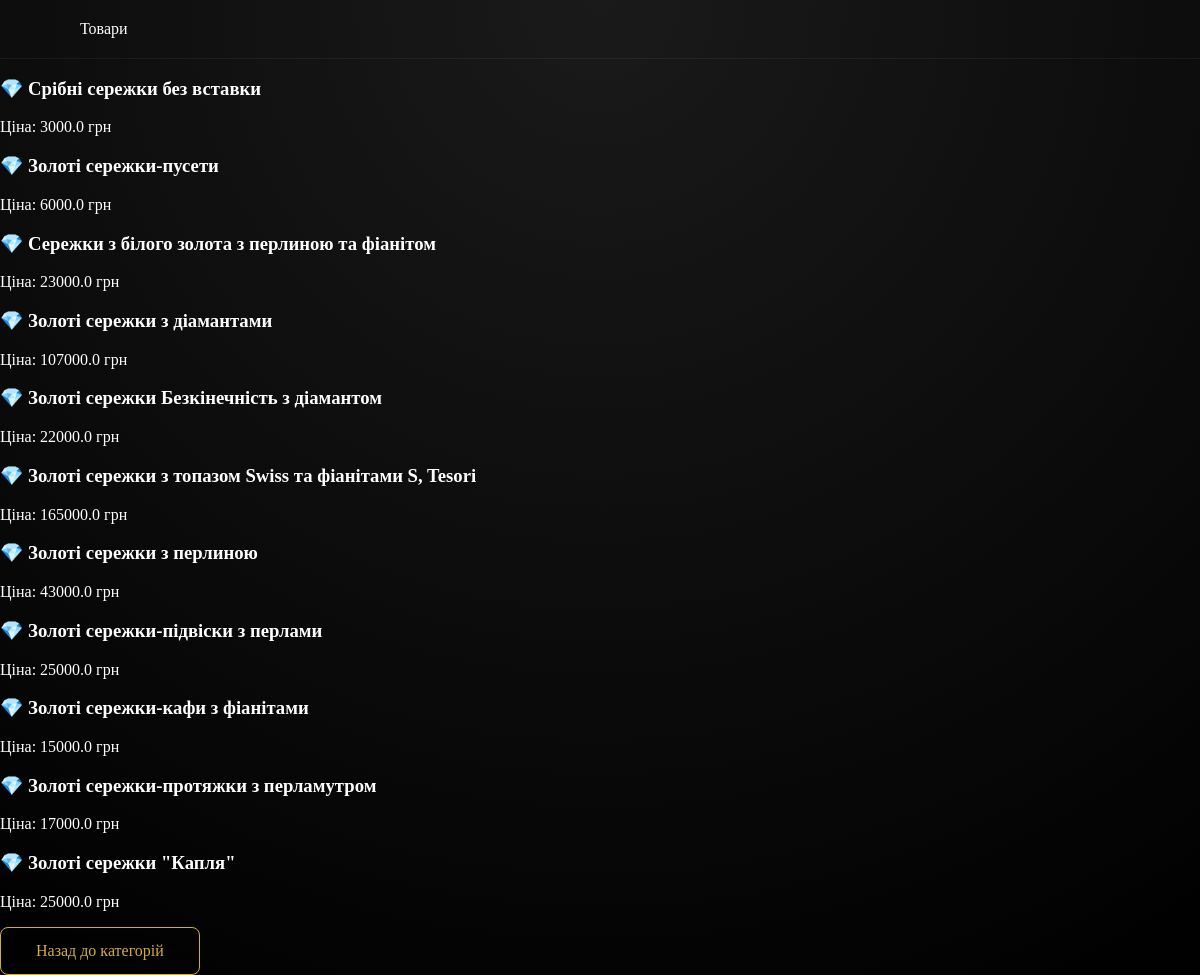
The app's page /catalog/2/ with its own data.
### site_django/models.py (models this page shows, shortened)
class Product(models.Model):
    name = models.CharField(max_length=100)
    price = models.FloatField()
    category = models.ForeignKey(Category, on_delete=models.CASCADE)
    created_at = models.DateTimeField(auto_now_add=True)
    updated_at = models.DateTimeField(auto_now=True)

### site_django/views.py (the view)
# urls.py: path('catalog/<int:category_id>/', views.products_by_category),
def products_by_category(request, category_id):
    products = Product.objects.filter(category_id=category_id)
    return render(request, 'products.html', {"products": products})

### templates/products.html (shortened to what this page needs)
{% load static %}
<!DOCTYPE html>
<html lang="uk">
<head>
    <link rel="stylesheet" href="{% static 'css/style.css' %}">
</head>
<body>
<header>Товари</header>
<div class="container">
    {% for product in products %}
        <div class="product">
            <h3>💎 {{ product.name }}</h3>
            <p>Ціна: {{ product.price }} грн</p>
        </div>
    {% endfor %}
    <a href="/catalog/" class="btn">Назад до категорій</a>
</div>
</body>
</html>

### static/css/style.css (style rules this page uses)
body { margin: 0; font-family: 'Playfair Display', serif; background: radial-gradient(circle at top, #1a1a1a, #000); color: white; }
header { display: flex; justify-content: space-between; align-items: center; padding: 20px 80px; border-bottom: 1px solid rgba(255,255,255,0.05); }
.btn { display: inline-block; padding: 14px 35px; border: 1px solid #d4af37; color: #d4af37; text-decoration: none; transition: 0.3s; border-radius: 8px; }

### records on screen
Product: name "Срібні сережки без вставки", price "3000.0"
Product: name "Золоті сережки-пусети", price "6000.0"
Product: name "Сережки з білого золота з перлиною та фіанітом", price "23000.0"
Product: name "Золоті сережки з діамантами", price "107000.0"
Product: name "Золоті сережки Безкінечність з діамантом", price "22000.0"
Product: name "Золоті сережки з топазом Swiss та фіанітами S, Tesori", price "165000.0"
Product: name "Золоті сережки з перлиною", price "43000.0"
Product: name "Золоті сережки-підвіски з перлами", price "25000.0"
Product: name "Золоті сережки-кафи з фіанітами", price "15000.0"
Product: name "Золоті сережки-протяжки з перламутром", price "17000.0"
Product: name "Золоті сережки \"Капля\"", price "25000.0"
